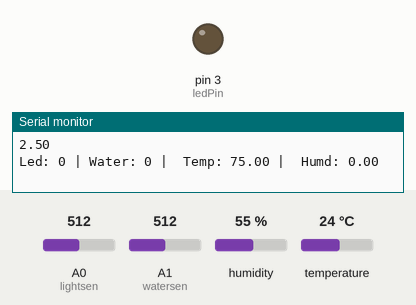
The sketch below on a simulated Arduino Uno, built with avr-gcc and run on an emulated ATmega328P. Parts: output pins drawn as LEDs (lit = HIGH), the last lines printed to the serial monitor. The test bench sets the inputs (shaded band); at power-on: A0 (lightsen) = 512, A1 (watersen) = 512, humidity 55 %, temperature 24 °C.

Above: at 3.3 s.
3.4 s: A0 (lightsen) set to 68
6.7 s: A0 (lightsen) set to 58
At 7.8 s:
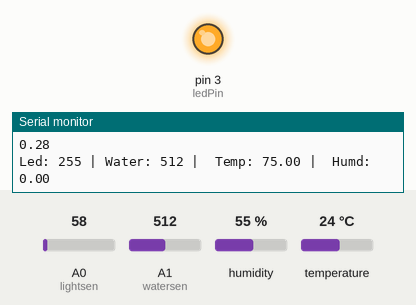
10.0 s: A0 (lightsen) set to 122
At 13.0 s:
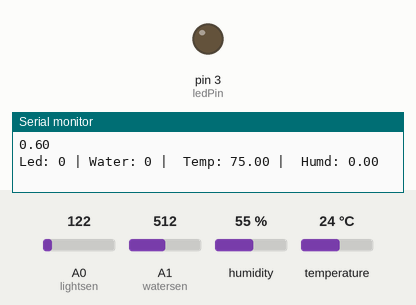
13.6 s: A0 (lightsen) set to 30
At 15.3 s:
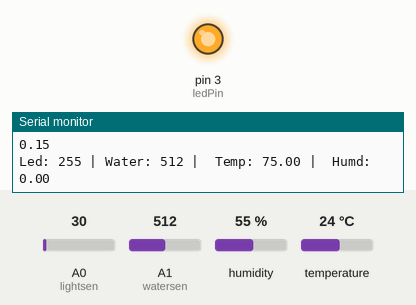
16.9 s: A1 (watersen) set to 240
At 17.5 s:
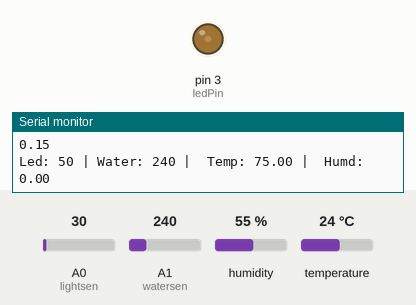
20.2 s: A1 (watersen) set to 260
At 23.2 s:
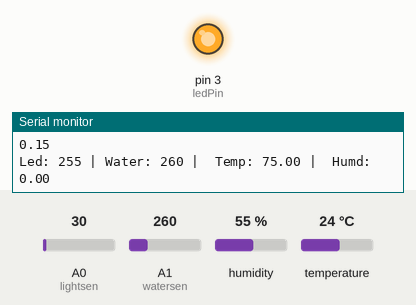
Timing chart, 0 to 24.7 s (numbered marks = the images above; inputs shaded):
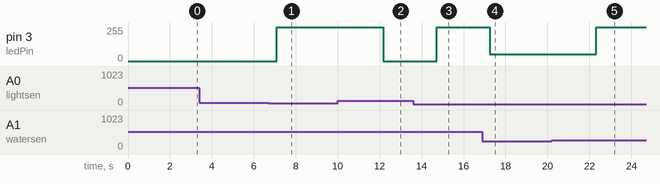

Measured:
- the behaviour switches between 62 and 61 on A0 (lightsen) (found by bisection; images 0 and 1)
- the behaviour switches between 250 and 251 on A1 (watersen) (found by bisection; images 4 and 5)
- after the input at 6.7 s, pin 3 (ledPin): 0/255 → 255/255 after 0.40 s
- after the input at 10.0 s, pin 3 (ledPin): 255/255 → 0/255 after 2.2 s
- after the input at 13.6 s, pin 3 (ledPin): 0/255 → 255/255 after 1.1 s
- after the input at 16.9 s, pin 3 (ledPin): 255/255 → 50/255 after 0.35 s
- after the input at 20.2 s, pin 3 (ledPin): 50/255 → 255/255 after 2.1 s

The sketch:

Uno.ino
```cpp
#include "DHT.h"
#include <SoftwareSerial.h>
#include <ArduinoJson.h>
#define DHTPIN 2


const int ledPin = 3;
const int lightsen = A0;

#define DHTTYPE DHT11  // DHT 11
SoftwareSerial espSerial(5, 6);
DHT dht(DHTPIN, DHTTYPE);


#define sensorPower 7
#define watersen A1

String str;

void setup() {
  Serial.begin(9600);
  espSerial.begin(115200);
  dht.begin();

  pinMode(ledPin, OUTPUT);
  pinMode(lightsen, INPUT);


  pinMode(sensorPower, OUTPUT);
  // digitalWrite(sensorPower, HIGH);
}
void loop() {
  StaticJsonDocument<200> doc;
  float h, t = humtemp();
  // serializeJson(doc, espSerial);

  delay(2000);

  int sensorValue = analogRead(lightsen);
  float voltage = sensorValue * (5.0 / 1023.0);
  Serial.println(voltage);
  int led = 0;
  int water = 0;
  if (voltage < 0.3)
  {
    water = readSensor();
    if (water > 250) {
      led = 255;
    } else {
      led = 50;
    }
  }
  else {
   led = 0;
  }
  Serial.println("Led: " + String(led) + " | Water: " + String(water) + " |  Temp: " + String(t) + " |  Humd: " + String(h));
  analogWrite(ledPin, led);
  doc["Led"] = led;
  doc["Water"] = water;
  doc["Temp"] = t;
  doc["Humid"] = h;
  serializeJson(doc, espSerial);
  delay(500);
}

int readSensor() {
  delay(10);                         // wait 10 milliseconds
  float val = analogRead(watersen);  // Read the analog value form sensor
  return val;                        // send current reading
}

int humtemp() {
  float h = dht.readHumidity();
  float t = dht.readTemperature();
  float f = dht.readTemperature(true);

  if (isnan(h) || isnan(t) || isnan(f)) {
    return;
  }
  return h, f;
}
```
